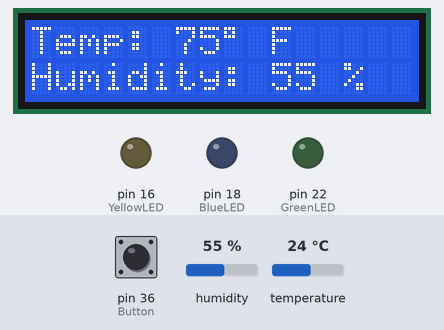
Bench run of a program on a simulated Raspberry Pi (header pin numbers). On the bench: 16×2 character LCD, output pins drawn as LEDs (lit = HIGH). Inputs (shaded band) come from the test bench; at power-on: pin 36 (Button) HIGH, humidity 55 %, temperature 24 °C. Library files of the repository ran but are not shown: I2C_LCD_driver.py.

Above: at 1.4 s.
1.5 s: pin 36 (Button) pulled LOW for 3.2 s
At 5.9 s:
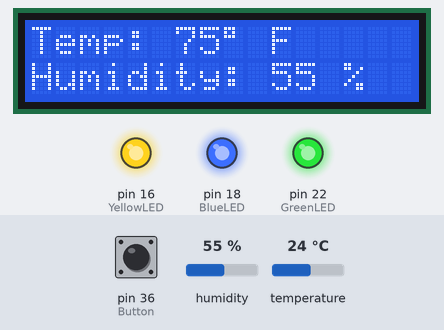
6.2 s: humidity set to 22 %
At 7.4 s:
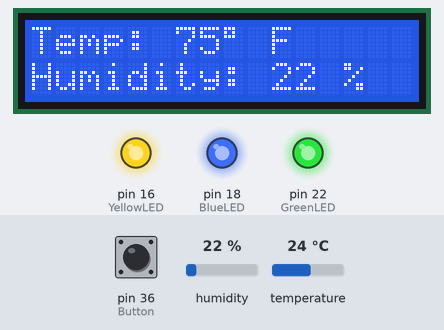
8.1 s: temperature set to 12 °C
At 9.0 s:
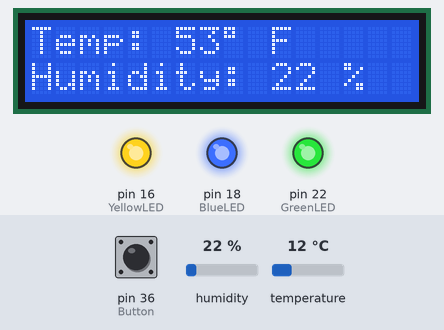
9.8 s: humidity set to 40 %
At 11.1 s:
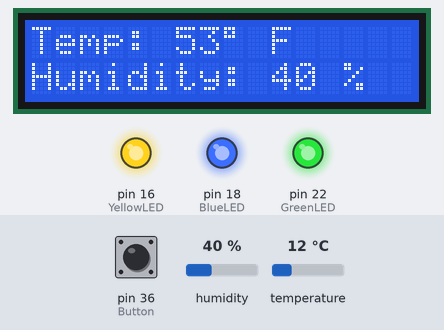
11.7 s: pin 36 (Button) pulled LOW for 0.75 s
At 13.7 s:
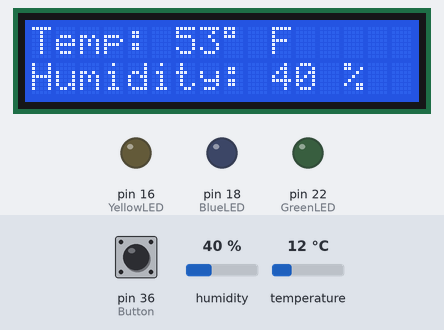
14.0 s: pin 36 (Button) pulled LOW for 1 s
At 15.6 s:
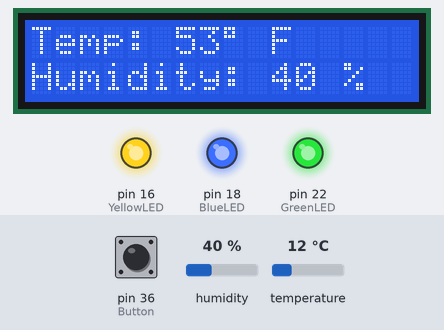
Timing chart, 0 to 17.1 s (numbered marks = the images above; inputs shaded):
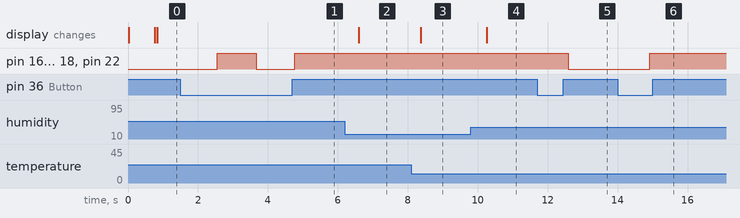

Measured:
- after the input at 1.5 s, pin 16 (YellowLED), pin 18 (BlueLED), pin 22 (GreenLED): LOW → HIGH after 1.1 s, → LOW 1.1 s later, → HIGH 1.1 s later
- after the input at 6.2 s, the display: first changes after 0.40 s (image 2 shows a later state)
- after the input at 8.1 s, the display: first changes after 0.27 s (image 3 shows a later state)
- after the input at 9.8 s, the display: first changes after 0.45 s (image 4 shows a later state)
- after the input at 11.7 s, pin 16 (YellowLED), pin 18 (BlueLED), pin 22 (GreenLED): HIGH → LOW after 0.89 s
- after the input at 14.0 s, pin 16 (YellowLED), pin 18 (BlueLED), pin 22 (GreenLED): LOW → HIGH after 0.92 s

The program:

LCDTempButtonLED.py
```python
import RPi.GPIO as GPIO
import time
import sys
import Adafruit_DHT
import I2C_LCD_driver

GPIO.setmode(GPIO.BOARD)
GPIO.setwarnings(False)
mylcd = I2C_LCD_driver.lcd()

sensor = Adafruit_DHT.DHT11
gpio = 17
Button = 36
YellowLED = 16
BlueLED = 18
GreenLED = 22
flag = 0

GPIO.setup(Button, GPIO.IN, pull_up_down = GPIO.PUD_UP)
GPIO.setup(YellowLED, GPIO.OUT)
GPIO.setup(BlueLED, GPIO.OUT)
GPIO.setup(GreenLED, GPIO.OUT)


while True:
    button_state = GPIO.input(Button)
#print (button_state)
    if button_state == 0:
        time.sleep(0.5)
        if flag == 0:
            flag = 1
        else:
            flag = 0

    if flag == 1:
        GPIO.output(YellowLED, GPIO.HIGH)
        GPIO.output(BlueLED, GPIO.HIGH)
        GPIO.output(GreenLED, GPIO.HIGH)
    else:
        GPIO.output(YellowLED, GPIO.LOW)
        GPIO.output(BlueLED, GPIO.LOW)
        GPIO.output(GreenLED, GPIO.LOW)

    humidity, temperature = Adafruit_DHT.read_retry(sensor, gpio)
    temperature = (temperature * 1.8) + 32

#    if result.is_valid():
    if humidity is not None and temperature is not None:
        mylcd.lcd_display_string("Temp: %d%s F" % (temperature, chr(223)), 1)
        mylcd.lcd_display_string("Humidity: %d %%" % humidity, 2)
    else:
        mylcd.lcd_display_string("Failed to get reading. Try again!")
```
